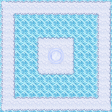

This is a level from a 2D game, rendered from its Tiled map with the project's own tilesets. A one-line summary and the complete map file follow:
An orthogonal 14x14 tile map with 8x8 px tiles, 2 tile layers (Floor, Cosmetic) and 32 objects (22x Rock, 4x Crate, 3x Door, 2x Switch, Goal).

<map version="1.2" tiledversion="1.2.2" orientation="orthogonal" renderorder="right-down" width="14" height="14" tilewidth="8" tileheight="8" infinite="0" nextlayerid="6" nextobjectid="61">
 <tileset firstgid="1" source="../asset/SNOW_ICE_TILESET.tsx" />
 <layer id="4" name="Floor" width="14" height="14">
  <data encoding="csv">
26,37,37,37,37,37,37,37,37,37,37,37,37,25,
22,4,5,5,5,5,5,5,5,5,5,5,6,20,
22,20,65,65,65,65,65,65,21,21,21,21,22,20,
22,20,65,21,21,21,21,65,21,21,21,21,22,20,
22,20,65,21,1,2,2,2,2,3,21,21,22,20,
22,20,65,21,17,18,18,18,18,19,21,21,22,20,
22,20,65,21,17,18,18,18,18,19,21,21,22,20,
22,20,65,65,17,18,18,18,18,19,21,21,22,20,
22,20,21,21,17,18,18,18,18,19,21,21,22,20,
22,20,21,21,33,34,34,34,34,35,21,21,22,20,
22,20,21,21,21,21,21,21,21,21,21,21,22,20,
22,20,21,21,21,21,21,21,21,21,21,21,22,20,
22,36,37,37,37,37,37,37,37,37,37,37,38,20,
10,5,5,5,5,5,5,5,5,5,5,5,5,9
</data>
 </layer>
 <layer id="5" name="Cosmetic" width="14" height="14">
  <data encoding="csv">
89,89,89,89,89,89,89,89,89,89,0,0,0,0,
89,89,89,89,89,89,89,89,89,89,0,0,0,0,
89,89,89,89,89,89,89,89,89,89,0,0,0,0,
89,89,89,89,89,89,89,89,89,89,0,0,0,0,
89,89,89,89,89,89,89,89,89,89,0,0,0,0,
89,89,89,89,89,89,89,89,89,89,0,0,0,0,
89,89,89,89,89,89,184,185,89,89,0,0,0,0,
89,89,89,89,89,89,200,201,89,89,0,0,0,0,
89,89,89,89,89,89,89,89,89,89,0,0,0,0,
89,89,89,89,89,89,89,89,89,89,0,0,247,0,
0,0,0,0,0,0,0,0,0,0,0,0,0,0,
0,0,0,0,0,0,0,0,0,0,0,0,0,0,
0,0,0,0,0,0,0,0,0,0,0,0,0,0,
0,0,0,0,0,0,0,0,0,0,0,0,0,0
</data>
 </layer>
 <objectgroup id="3" name="Objects">
  <object id="13" type="Goal" gid="145" x="104" y="112" width="8" height="8" />
  <object id="15" type="Door" gid="169" x="96" y="104" width="8" height="8" />
  <object id="22" type="Door" gid="169" x="104" y="104" width="8" height="8" />
  <object id="25" type="Door" gid="169" x="96" y="112" width="8" height="8" />
  <object id="28" type="Rock" gid="138" x="88" y="32" width="8" height="8" />
  <object id="30" type="Rock" gid="138" x="24" y="32" width="8" height="8" />
  <object id="31" type="Rock" gid="138" x="48" y="16" width="8" height="8" />
  <object id="32" type="Rock" gid="138" x="56" y="80" width="8" height="8" />
  <object id="33" type="Rock" gid="138" x="72" y="96" width="8" height="8" />
  <object id="34" type="Crate" gid="121" x="8" y="24" width="8" height="8" />
  <object id="36" type="Crate" gid="121" x="32" y="72" width="8" height="8" />
  <object id="38" type="Switch" gid="170" x="64" y="80" width="8" height="8" />
  <object id="39" type="Switch" gid="170" x="24" y="40" width="8" height="8" />
  <object id="40" type="Rock" gid="138" x="0" y="56" width="8" height="8" />
  <object id="41" type="Rock" gid="138" x="16" y="64" width="8" height="8" />
  <object id="42" type="Rock" gid="138" x="96" y="64" width="8" height="8" />
  <object id="43" type="Rock" gid="138" x="104" y="64" width="8" height="8" />
  <object id="44" type="Rock" gid="138" x="72" y="24" width="8" height="8" />
  <object id="45" type="Rock" gid="138" x="88" y="88" width="8" height="8" />
  <object id="46" type="Rock" gid="138" x="8" y="88" width="8" height="8" />
  <object id="47" type="Rock" gid="138" x="0" y="88" width="8" height="8" />
  <object id="48" type="Rock" gid="138" x="0" y="112" width="8" height="8" />
  <object id="49" type="Rock" gid="138" x="8" y="96" width="8" height="8" />
  <object id="50" type="Rock" gid="138" x="8" y="104" width="8" height="8" />
  <object id="51" type="Rock" gid="138" x="8" y="112" width="8" height="8" />
  <object id="52" type="Crate" gid="121" x="64" y="16" width="8" height="8" />
  <object id="53" type="Rock" gid="138" x="56" y="56" width="8" height="8" />
  <object id="54" type="Rock" gid="138" x="40" y="40" width="8" height="8" />
  <object id="55" type="Rock" gid="138" x="80" y="16" width="8" height="8" />
  <object id="58" type="Crate" gid="121" x="96" y="88" width="8" height="8" />
  <object id="59" type="Rock" gid="138" x="0" y="96" width="8" height="8" />
  <object id="60" type="Rock" gid="138" x="0" y="104" width="8" height="8" />
 </objectgroup>
</map>
